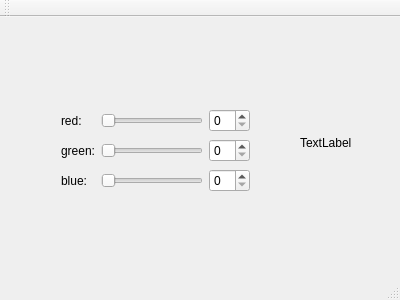
<?xml version="1.0" encoding="UTF-8"?>
<ui version="4.0">
 <class>MainWindow</class>
 <widget class="QMainWindow" name="MainWindow">
  <property name="geometry">
   <rect>
    <x>0</x>
    <y>0</y>
    <width>400</width>
    <height>300</height>
   </rect>
  </property>
  <property name="windowTitle">
   <string>MainWindow</string>
  </property>
  <widget class="QWidget" name="centralWidget">
   <widget class="QWidget" name="gridLayoutWidget">
    <property name="geometry">
     <rect>
      <x>50</x>
      <y>80</y>
      <width>211</width>
      <height>109</height>
     </rect>
    </property>
    <layout class="QGridLayout" name="gridLayout">
     <item row="3" column="1">
      <widget class="QSlider" name="horizontalSliderBlue">
       <property name="orientation">
        <enum>Qt::Horizontal</enum>
       </property>
      </widget>
     </item>
     <item row="2" column="0">
      <widget class="QLabel" name="labelGreen">
       <property name="text">
        <string>green:</string>
       </property>
      </widget>
     </item>
     <item row="3" column="0">
      <widget class="QLabel" name="labelBlue">
       <property name="text">
        <string>blue:</string>
       </property>
      </widget>
     </item>
     <item row="1" column="0">
      <widget class="QLabel" name="labelRed">
       <property name="text">
        <string>red:</string>
       </property>
      </widget>
     </item>
     <item row="1" column="1">
      <widget class="QSlider" name="horizontalSliderRed">
       <property name="orientation">
        <enum>Qt::Horizontal</enum>
       </property>
      </widget>
     </item>
     <item row="2" column="1">
      <widget class="QSlider" name="horizontalSliderGreen">
       <property name="orientation">
        <enum>Qt::Horizontal</enum>
       </property>
      </widget>
     </item>
     <item row="1" column="2">
      <widget class="QSpinBox" name="spinBoxRed"/>
     </item>
     <item row="2" column="2">
      <widget class="QSpinBox" name="spinBoxGreen"/>
     </item>
     <item row="3" column="2">
      <widget class="QSpinBox" name="spinBoxBlue"/>
     </item>
    </layout>
   </widget>
   <widget class="QLabel" name="colorLabel">
    <property name="geometry">
     <rect>
      <x>300</x>
      <y>100</y>
      <width>62</width>
      <height>51</height>
     </rect>
    </property>
    <property name="text">
     <string>TextLabel</string>
    </property>
   </widget>
  </widget>
  <widget class="QMenuBar" name="menuBar">
   <property name="geometry">
    <rect>
     <x>0</x>
     <y>0</y>
     <width>400</width>
     <height>25</height>
    </rect>
   </property>
  </widget>
  <widget class="QToolBar" name="mainToolBar">
   <attribute name="toolBarArea">
    <enum>TopToolBarArea</enum>
   </attribute>
   <attribute name="toolBarBreak">
    <bool>false</bool>
   </attribute>
  </widget>
  <widget class="QStatusBar" name="statusBar"/>
 </widget>
 <layoutdefault spacing="6" margin="11"/>
 <resources/>
 <connections>
  <connection>
   <sender>horizontalSliderRed</sender>
   <signal>valueChanged(int)</signal>
   <receiver>spinBoxRed</receiver>
   <slot>setValue(int)</slot>
   <hints>
    <hint type="sourcelabel">
     <x>154</x>
     <y>139</y>
    </hint>
    <hint type="destinationlabel">
     <x>238</x>
     <y>139</y>
    </hint>
   </hints>
  </connection>
  <connection>
   <sender>horizontalSliderBlue</sender>
   <signal>valueChanged(int)</signal>
   <receiver>spinBoxBlue</receiver>
   <slot>setValue(int)</slot>
   <hints>
    <hint type="sourcelabel">
     <x>154</x>
     <y>213</y>
    </hint>
    <hint type="destinationlabel">
     <x>238</x>
     <y>213</y>
    </hint>
   </hints>
  </connection>
  <connection>
   <sender>horizontalSliderGreen</sender>
   <signal>valueChanged(int)</signal>
   <receiver>spinBoxGreen</receiver>
   <slot>setValue(int)</slot>
   <hints>
    <hint type="sourcelabel">
     <x>154</x>
     <y>176</y>
    </hint>
    <hint type="destinationlabel">
     <x>238</x>
     <y>176</y>
    </hint>
   </hints>
  </connection>
  <connection>
   <sender>spinBoxRed</sender>
   <signal>valueChanged(int)</signal>
   <receiver>horizontalSliderRed</receiver>
   <slot>setValue(int)</slot>
   <hints>
    <hint type="sourcelabel">
     <x>238</x>
     <y>139</y>
    </hint>
    <hint type="destinationlabel">
     <x>154</x>
     <y>139</y>
    </hint>
   </hints>
  </connection>
  <connection>
   <sender>spinBoxBlue</sender>
   <signal>valueChanged(int)</signal>
   <receiver>horizontalSliderBlue</receiver>
   <slot>setValue(int)</slot>
   <hints>
    <hint type="sourcelabel">
     <x>238</x>
     <y>213</y>
    </hint>
    <hint type="destinationlabel">
     <x>154</x>
     <y>213</y>
    </hint>
   </hints>
  </connection>
  <connection>
   <sender>spinBoxGreen</sender>
   <signal>valueChanged(int)</signal>
   <receiver>horizontalSliderGreen</receiver>
   <slot>setValue(int)</slot>
   <hints>
    <hint type="sourcelabel">
     <x>238</x>
     <y>176</y>
    </hint>
    <hint type="destinationlabel">
     <x>154</x>
     <y>176</y>
    </hint>
   </hints>
  </connection>
 </connections>
</ui>
